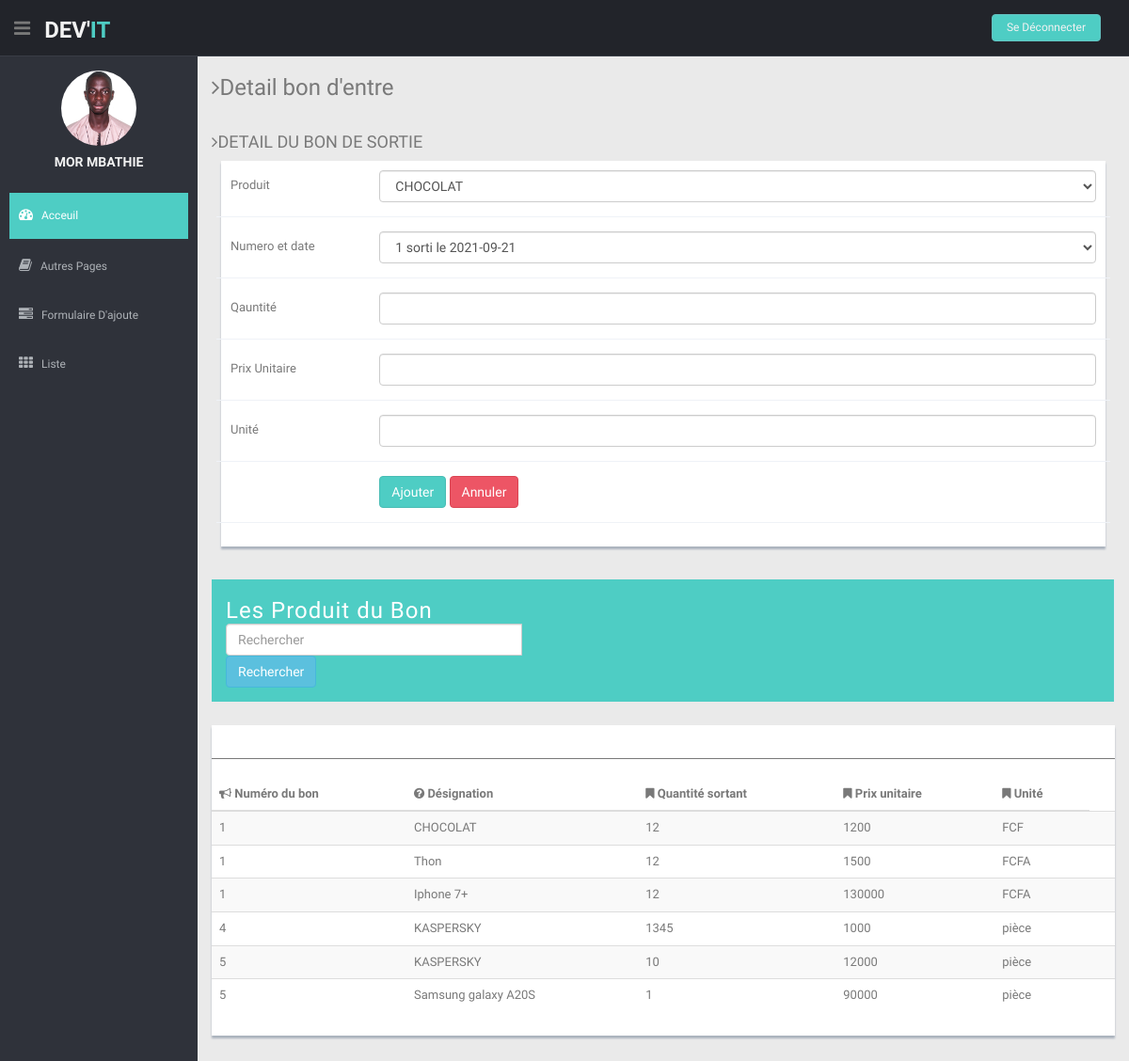
The page /pages/detailBS.php (signed in) on the database its author committed.
### tables this page shows
CREATE TABLE `users` (
  `IDUSERS` int(10) UNSIGNED NOT NULL,
  `NOM` varchar(40) NOT NULL,
  `PRENOM` varchar(40) NOT NULL,
  `LOGIN` varchar(40) NOT NULL,
  `PASSWORD` varchar(40) NOT NULL,
  `PROFIL` varchar(40) NOT NULL
);

CREATE TABLE `detaillebs` (
  `NUMDBS` int(11) NOT NULL,
  `NUMPRODUIT` int(11) NOT NULL,
  `NUMBS` int(11) NOT NULL,
  `QTESORTANT` decimal(9,0) DEFAULT NULL,
  `PRIXUNITAIRE` decimal(9,0) DEFAULT NULL,
  `UNITE` varchar(25) DEFAULT NULL
);

CREATE TABLE `produit` (
  `NUMPRODUIT` int(11) NOT NULL,
  `DESIGNIATION` varchar(30) DEFAULT NULL,
  `QTESTOCK` decimal(9,0) DEFAULT NULL,
  `SEUILMIN` decimal(2,0) DEFAULT NULL,
  `SEUILMAX` decimal(9,0) DEFAULT NULL,
  `Date_Peremption` date NOT NULL DEFAULT current_timestamp()
);

### pages/detailBS.php (the view, shortened to what this page needs)
<!DOCTYPE html>
<html lang="en">
<head>
  <link href="lib/bootstrap/css/bootstrap.min.css" rel="stylesheet">
  <link href="lib/font-awesome/css/font-awesome.css" rel="stylesheet" />
  <link href="css/style.css" rel="stylesheet">
  <link href="css/style-responsive.css" rel="stylesheet">
</head>
<body>
  <section id="container">
    <?php require_once 'entete.php' ?>
    <?php require_once 'sidebar.php';?>
    <?php
    require_once ('../database/db.php');
    ?>
        <section id="main-content">
          <section class="wrapper">
            <h3><i class="fa fa-angle-right"></i>Detail bon d'entre</h3>
            <div class="row mt">
              <div class="col-lg-12">
                <h4><i class="fa fa-angle-right"></i>DETAIL DU BON DE SORTIE</h4>
                <div class="form-panel">
                  <div class=" form">
                    <form class="cmxform form-horizontal style-form" id="commentForm" method="post" action="">
                      <div class="form-group ">
                        <label for="NUMPRODUIT" class="control-label col-lg-2">Produit</label>
                        <div class="col-lg-10">
                          <select class="form-control " id="NUMPRODUIT" type="text" name="NUMPRODUIT" required>
                          <?php
                          $reponse = $conn->query('SELECT * FROM `produit`');
                          $reponse ->bindColumn("NUMPRODUIT",$NUMPRODUIT);
                             while ($donnee = $reponse->fetch())
                              {?>
                                <option value="<?php echo $donnee['NUMPRODUIT']?>">
                                <?php echo $donnee ['DESIGNIATION']?></option>
                            <?php
                            }?>
                          </select>
                        </div>
                      </div>
                      <div class="form-group ">
                        <label for="NUMBS" class="control-label col-lg-2">Numero et date</label>
                        <div class="col-lg-10">
                          <select class="form-control " id="NUMBS" type="number" name="NUMBS" required>
                          <?php
                          $reponse = $conn->query('SELECT * FROM `bs`');
                          $reponse ->bindColumn("NUMBS",$NUMBS);
                             while ($donnee = $reponse->fetch())
                              {?>
                                <option value="<?php echo $donnee['NUMBS']?>">
                                <?php echo $donnee ['NUMBS']." sorti le "?>
                              </option>
                            <?php
                            }?>
                          </select>
                        </div>
                      </div>
                      <div class="form-group ">
                        <label for="QTESORTANT" class="control-label col-lg-2">Qauntité</label>
                        <div class="col-lg-10">
                          <input class="form-control " id="QTESORTANT" type="number" name="QTESORTANT"/>
                        </div>
                      </div>
                      <div class="form-group ">
                        <label for="PRIXUNITAIRE" class="control-label col-lg-2">Prix Unitaire</label>
                        <div class="col-lg-10">
                          <input class="form-control " id="PRIXUNITAIRE" type="number" name="PRIXUNITAIRE"/>
                        </div>
                      </div>
                      <div class="form-group ">
                        <label for="UNITE" class="control-label col-lg-2">Unité</label>
                        <div class="col-lg-10">
                          <input class="form-control " id="UNITE" type="text" name="UNITE"/>
                        </div>
                      </div>
                      <div class="form-group">
                        <div class="col-lg-offset-2 col-lg-10">
                          <button class="btn btn-theme" type="submit" name="ajouter" value="ajouter">Ajouter</button>
                          <button class="btn btn-theme04" type="button">Annuler</button>
                        </div>
                      </div>
                    </form>
                  </div>
                </div>
              </div>
            </div>
            <div class="chat-room mt">
          <aside class="mid-side">
            <div class="chat-room-head">
              <h3>Les Produit du Bon</h3>
            <div class="input-group">
              <form action="RechercherBs.php" method="GET" class="pull-right position">
              <input type="search" class="form-control rounded" name ="chercher" placeholder="Rechercher" aria-label="Search"
                aria-describedby="search-addon" />
                 <button type="submit" name = "rechercher" class="btn btn-info" >Rechercher</button>
              </div>
            </div>
        </div>
            <div class="row mt">
          <div class="col-md-12">
            <div class="content-panel">
              <table class="table table-striped table-advance table-hover">
                <hr>
                <thead>
                  <tr>
                    <th><i class="fa fa-bullhorn"></i> Numéro du bon</th>
                    <th class="hidden-phone"><i class="fa fa-question-circle"></i> Désignation</th>
                    <th><i class="fa fa-bookmark"></i> Quantité sortant</th>
                    <th><i class="fa fa-bookmark"></i> Prix unitaire</th>
                    <th><i class="fa fa-bookmark"></i> Unité</th>
                  </tr>
                </thead>
                <tbody>
                <?php
                    require_once('../database/db.php');
                        $resultats = $conn->query("SELECT detaillebs.NUMBS,produit.DESIGNIATION,QTESORTANT,PRIXUNITAIRE,UNITE FROM detaillebs JOIN  produit ON detaillebs.NUMPRODUIT = produit.NUMPRODUIT");
                        foreach ($resultats as $ligne){
                        ?>
                         <tr>
                            <td><?=$ligne['NUMBS']?></td>
                            <td><?=$ligne['DESIGNIATION']?></td>
                            <td class="hidden-phone"><?=$ligne['QTESORTANT']?></td>
                            <td><?=$ligne['PRIXUNITAIRE']?></td>
                            <td><?=$ligne['UNITE']?></td>
                            <td>
                            </td>
                        </tr>
                    <?php
                        }
                    ?>
                </tbody>
              </table>
            </div>
          </div>
        </div>
          </section>
        </section>
    <section id="main-content">
    </section>
  </section>
</body>
</html>

### pages/sidebar.php (shortened to what this page needs)
<!DOCTYPE html>
<html lang="en">
<head>
    <?php
        require_once "../database/db.php";
        $username = $_SESSION['IDUSERS'];
        $resultats = $conn->query("SELECT * FROM users where IDUSERS = $username ");
      ?>
</head>
<body>
<aside>
      <div id="sidebar" class="nav-collapse ">
        <ul class="sidebar-menu" id="nav-accordion">
          <p class="centered"><a href="profile.html"><img src="img/photo.jpg" class="img-circle" width="80"></a></p>
          <?php
        foreach($resultats as $ligne){?>
        <h5 class="centered"><?php echo $ligne["PRENOM"]." ". $ligne['NOM'];?></h5>
        <?php
        }
        ?>
          <li class="mt">
            <a class="active" href="index.php">
              <i class="fa fa-dashboard"></i>
              <span>Acceuil</span>
              </a>
          </li>
          <li class="sub-menu">
            <a href="javascript:;">
              <i class="fa fa-book"></i>
              <span>Autres Pages</span>
              </a>
          </li>
          <li class="sub-menu">
            <a href="javascript:;">
              <i class="fa fa-tasks"></i>
              <span>Formulaire D'ajoute</span>
              </a>
          </li>
          <li class="sub-menu">
            <a href="javascript:;">
              <i class="fa fa-th"></i>
              <span>Liste</span>
              </a>
          </li>
        </ul>
      </div>
    </aside>
</body>
</html>

### pages/css/style.css (style rules this page uses)
body { color: #797979; background: #eaeaea; font-family: 'Ruda', sans-serif; padding: 0px !important; margin: 0px !important; font-size:13px; }
ul li { list-style: none; }
a, a:hover, a:focus { text-decoration: none; outline: none; }
#container { width: 100%; height: 100%; }
.btn-theme { color: #fff; background-color: #4ECDC4; border-color: #48bcb4; }
.btn-theme04 { color: #fff; background-color: #ed5565; border-color: #da4453; }
hr { margin-top: 20px; margin-bottom: 20px; border: 0; border-top: 1px solid #797979; }
.centered { text-align: center; }
.mt { margin-top: 25px; }
#sidebar { width: 210px; height: 100%; position: fixed; background: #2f323a; }
#sidebar h5 { color: #f2f2f2; font-weight: 700; }
#sidebar ul li { position: relative; }
ul.sidebar-menu , ul.sidebar-menu li ul.sub { margin: -2px 0 0; padding: 0; }
ul.sidebar-menu { margin-top: 75px; }
ul.sidebar-menu li { margin-bottom: 5px; margin-left:10px; margin-right:10px; }
ul.sidebar-menu li.sub-menu { line-height: 15px; }
ul.sidebar-menu li a span { display: inline-block; }
ul.sidebar-menu li a { color: #aeb2b7; text-decoration: none; display: block; padding: 15px 0 15px 10px; font-size: 12px; outline: none; -webkit-transition: all 0.3s ease; -moz-transition: all 0.3s ease; -o-transition: all 0.3s ease; -ms-transition: all 0.3s ease; transition: all 0.3s ease; }
ul.sidebar-menu li a.active, ul.sidebar-menu li a:hover, ul.sidebar-menu li a:focus { background: #4ECDC4; color: #fff; display: block; -webkit-transition: all 0.3s ease; -moz-transition: all 0.3s ease; -o-transition: all 0.3s ease; -ms-transition: all 0.3s ease; transition: all 0.3s ease; }
ul.sidebar-menu li a i { font-size: 15px; padding-right: 6px; }
ul.sidebar-menu li a.active i { color: #fff; }
#main-content { margin-left: 210px; }
.wrapper { display: inline-block; margin-top: 60px; padding-left: 15px; padding-right: 15px; padding-bottom: 15px; padding-top: 0px; width: 100%; }
.content-panel { background: #ffffff; box-shadow: 0px 3px 2px #aab2bd; padding-top: 15px; padding-bottom: 5px; }
.form-panel { background: #ffffff; margin: 10px; padding: 10px; box-shadow: 0px 3px 2px #aab2bd; text-align: left; }
label { font-weight: 400; }
.form-horizontal.style-form .form-group { border-bottom: 1px solid #eff2f7; padding-bottom: 15px; margin-bottom: 15px; }
@media (min-width: 768px) { .form-horizontal .control-label { text-align: left; } }
.chat-room { border-collapse: collapse; border-spacing: 0; display: table; table-layout: fixed; width: 100%; position: relative; }
.chat-room aside { display: table-cell; float: none; height: 100%; padding: 0; vertical-align: top; }
.chat-room .mid-side { width: 75%; background: #fff; border-right: 1px solid #e5e8ef; }
.chat-room-head { background:#4ECDC4; color: #FFFFFF; min-height: 70px; padding: 15px; }
.chat-room-head h3 { margin: 5px 0 0; font-weight: 100; letter-spacing: 1px; display: inline-block; }

### rows shown on the page
users: PRENOM "MOR", NOM "MBATHIE"
detaillebs: NUMBS "1", produit.DESIGNIATION "CHOCOLAT", QTESORTANT "12", PRIXUNITAIRE "1200", UNITE "FCF"
detaillebs: NUMBS "1", produit.DESIGNIATION "Thon", QTESORTANT "12", PRIXUNITAIRE "1500", UNITE "FCFA"
detaillebs: NUMBS "1", produit.DESIGNIATION "Iphone 7+", QTESORTANT "12", PRIXUNITAIRE "130000", UNITE "FCFA"
detaillebs: NUMBS "4", produit.DESIGNIATION "KASPERSKY", QTESORTANT "1345", PRIXUNITAIRE "1000", UNITE "pièce"
detaillebs: NUMBS "5", produit.DESIGNIATION "KASPERSKY", QTESORTANT "10", PRIXUNITAIRE "12000", UNITE "pièce"
detaillebs: NUMBS "5", produit.DESIGNIATION "Samsung galaxy A20S", QTESORTANT "1", PRIXUNITAIRE "90000", UNITE "pièce"

### other values the page prints
form field NUMPRODUIT "CHOCOLAT"
form field NUMBS "1 sorti le 2021-09-21"
